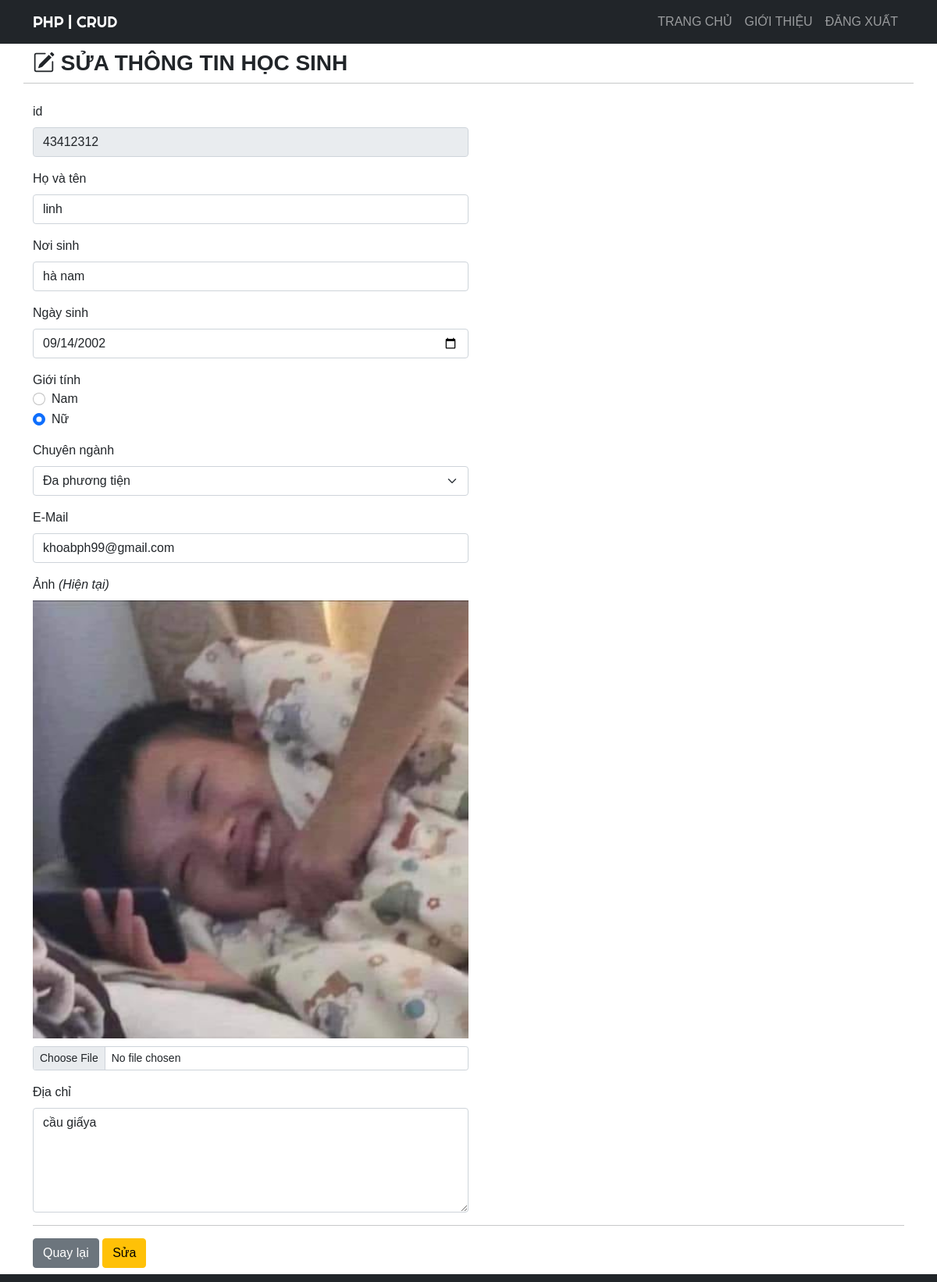
The page /ubah.php?id=43412312 (signed in) on the database its author committed.
### tables this page shows
CREATE TABLE `siswa` (
  `id` varchar(50) NOT NULL,
  `name` varchar(255) NOT NULL,
  `hometown` varchar(50) NOT NULL,
  `age` date NOT NULL,
  `sex` enum('Nam','Nữ') NOT NULL,
  `major` enum('Kỹ thuật mạng truy cập','Kỹ thuật máy tính và mạng','Đa phương tiện','Kỹ thuật phần mềm','Kỹ Thuật Mạng','Kỹ Thuật Máy Tính và Mạng','Đa Phương Tiện','Kỹ Sư Phần Mềm') NOT NULL,
  `email` varchar(255) NOT NULL,
  `image` varchar(255) NOT NULL,
  `address` text NOT NULL
);

### function.php (called while the page is built, shortened)
<?php
$koneksi = mysqli_connect("localhost", "root", "", "phpdasar");
function query($query)
{
    global $koneksi;
    $result = mysqli_query($koneksi, $query);
    $rows = [];
    while ($row = mysqli_fetch_assoc($result)) {
        $rows[] = $row;
    }
    return $rows;
}
?>

### ubah.php (the view, shortened to what this page needs)
<?php
require 'function.php';
$id = $_GET['id'];
$siswa = query("SELECT * FROM siswa WHERE id = $id")[0];
?>
<!DOCTYPE html>
<html lang="vi">
<head>
    <link href="https://cdn.jsdelivr.net/npm/bootstrap@5.0.0-beta2/dist/css/bootstrap.min.css" rel="stylesheet">
    <link rel="stylesheet" href="https://cdn.jsdelivr.net/npm/bootstrap-icons@1.4.0/font/bootstrap-icons.css">
    <link rel="stylesheet" href="css/style.css">
</head>
<body>
    <nav class="navbar navbar-expand-lg navbar-dark bg-dark text-uppercase">
        <div class="container">
            <a class="navbar-brand" href="index.php">PHP | CRUD</a>
            <div class="collapse navbar-collapse" id="navbarNav">
                <ul class="navbar-nav ms-auto">
                    <li class="nav-item">
                        <a class="nav-link" aria-current="page" href="index.php">Trang chủ</a>
                    </li>
                    <li class="nav-item">
                        <a class="nav-link" href="#about">Giới thiệu</a>
                    </li>
                    <li class="nav-item">
                        <a class="nav-link" href="logout.php">Đăng xuất</a>
                    </li>
                </ul>
            </div>
        </div>
    </nav>
    <div class="container">
        <div class="row my-2">
            <div class="col-md">
                <h3 class="fw-bold text-uppercase"><i class="bi bi-pencil-square"></i>&nbsp;Sửa thông tin học sinh</h3>
            </div>
            <hr>
        </div>
        <div class="row my-2">
            <div class="col-md">
                <form action="" method="post" enctype="multipart/form-data">
                    <div class="mb-3">
                        <label for="id" class="form-label">id</label>
                        <input type="number" class="form-control w-50" id="id" value="<?= $siswa['id']; ?>" name="id" readonly>
                    </div>
                    <div class="mb-3">
                        <label for="name" class="form-label">Họ và tên</label>
                        <input type="text" class="form-control w-50" id="name" value="<?= $siswa['name']; ?>" name="name" autocomplete="off" required>
                    </div>
                    <div class="mb-3">
                        <label for="hometown" class="form-label">Nơi sinh</label>
                        <input type="text" class="form-control w-50" id="hometown" value="<?= $siswa['hometown']; ?>" name="hometown" autocomplete="off" required>
                    </div>
                    <div class="mb-3">
                        <label for="age" class="form-label">Ngày sinh</label>
                        <input type="date" class="form-control w-50" id="age" value="<?= $siswa['age']; ?>" name="age" autocomplete="off" required>
                    </div>
                    <div class="mb-3">
                        <label>Giới tính</label>
                        <div class="form-check">
                            <input class="form-check-input" type="radio" name="sex" id="Laki - Laki" value="Nam" <?php if ($siswa['sex'] == 'Nam') { ?> checked='' <?php } ?>>
                            <label class="form-check-label" for="Laki - Laki">Nam</label>
                        </div>
                        <div class="form-check">
                            <input class="form-check-input" type="radio" name="sex" id="Perempuan" value="Nữ" <?php if ($siswa['sex'] == 'Nữ') { ?> checked='' <?php } ?>>
                            <label class="form-check-label" for="Perempuan">Nữ</label>
                        </div>
                    </div>
                    <div class="mb-3">
                        <label for="major" class="form-label">Chuyên ngành</label>
                        <select class="form-select w-50" id="major" name="major">
                            <option value="Đa phương tiện" <?php if ($siswa['major'] == 'Đa phương tiện') { ?> selected='' <?php } ?>>Đa phương tiện</option>
                        </select>
                    </div>
                    <div class="mb-3">
                        <label for="email" class="form-label">E-Mail</label>
                        <input type="email" class="form-control w-50" id="email" value="<?= $siswa['email']; ?>" name="email" autocomplete="off" required>
                    </div>
                    <div class="mb-3">
                        <label for="image" class="form-label">Ảnh <i>(Hiện tại)</i></label> <br>
                        <img src="img/<?= $siswa['image']; ?>" width="50%" style="margin-bottom: 10px;">
                        <input class="form-control form-control-sm w-50" id="image" name="image" type="file">
                    </div>
                    <div class="mb-3">
                        <label for="address" class="form-label">Địa chỉ</label>
                        <textarea class="form-control w-50" id="address" rows="5" name="address" autocomplete="off"><?= $siswa['address']; ?></textarea>
                    </div>
                    <hr>
                    <a href="index.php" class="btn btn-secondary">Quay lại</a>
                    <button type="submit" class="btn btn-warning" name="ubah">Sửa</button>
                </form>
            </div>
        </div>
    </div>
    <footer class="bg-dark text-white text-center" style="padding: 5px;">
    </footer>
</body>
</html>

### css/style.css (style rules this page uses)
body { font-family: 'Gill Sans', 'Gill Sans MT', Calibri, 'Trebuchet MS', sans-serif; }
.navbar-brand { font-family: 'Righteous', cursive; }

### rows shown on the page
siswa: id "43412312", name "linh", hometown "hà nam", age "09/14/2002", sex "☐ Nam", sex "☑ Nữ", major "Đa phương tiện", email "khoabph99@gmail.com", image (picture), address "cầu giấya"
